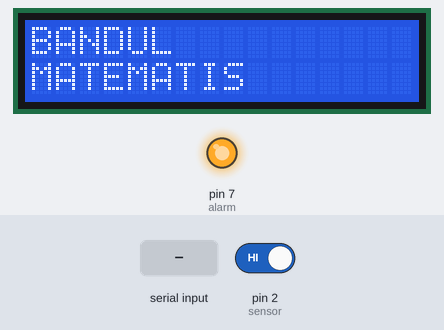
Bench run of a sketch on a simulated Arduino Uno, built with avr-gcc and run on an emulated ATmega328P. On the bench: 16×2 character LCD, output pins drawn as LEDs (lit = HIGH). The inputs (shaded band) are chosen by the test bench; at power-on: pin 2 (sensor) HIGH.

Above: at 2.1 s.
At 3.3 s:
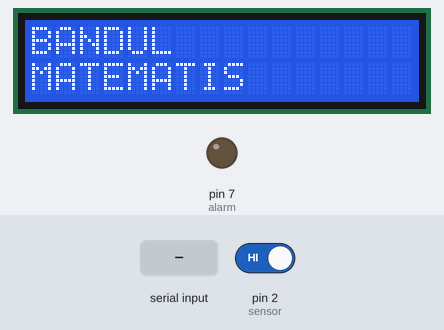
3.4 s: "90,45\n" received over Serial
At 4.1 s:
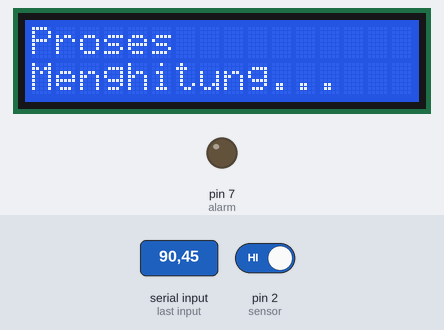
Timing chart, 0 to 6.4 s (numbered marks = the images above; inputs shaded):
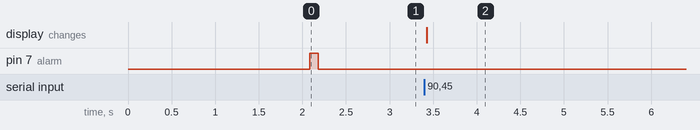

Measured:
- after the input at 3.4 s, the display: changes at once (image 2)

The sketch:

Kode_Program_RBL.ino
```cpp
#include <Wire.h>                // Library untuk I2C
#include <LiquidCrystal_I2C.h>   // Library untuk LCD I2C

LiquidCrystal_I2C lcd(0x27, 16, 2);  // LCD dengan alamat 0x27, ukuran 16x2

#define alarm 7
#define sensor 2

// Variabel dan data sensor
int nilai = 0, jumlah = 0;
float set_panjang = 0;
byte set_priode = 0;
float nilai_waktu = 0, T, T2, g;

void setup() {
  Serial.begin(9600);        // Serial monitor
  lcd.init();                // Inisialisasi LCD
  lcd.backlight();           // Nyalakan backlight
  pinMode(alarm, OUTPUT);
  attachInterrupt(digitalPinToInterrupt(sensor), hitungAyunan, FALLING);

  tampilkanPesan("BANDUL", "MATEMATIS");
  alarmSingkat();
}

void loop() {
  if (Serial.available() > 0) {
    // Membaca panjang tali dan periode dari Python
    set_panjang = Serial.parseFloat();
    set_priode = Serial.parseInt();

    // Menghitung gravitasi
    hitungGravitasi();
  }
}

void hitungGravitasi() {
  tampilkanPesan("Proses", "Menghitung...");

  nilai = 0; jumlah = 0; nilai_waktu = 0;
  while (jumlah < set_priode) {
    if (nilai >= 2) {
      jumlah++;
      nilai = 0;
    }
    nilai_waktu++;
    delay(1);
  }

  nilai_waktu /= 1000.0;  // Konversi ke detik
  T = nilai_waktu / set_priode;
  T2 = T * T;
  g = (39.43 * set_panjang / 100.0) / T2;

  // Kirim ke serial monitor
  Serial.println("L=" + String(set_panjang, 2) + ",T=" + String(T, 3) + ",g=" + String(g, 3));

  // Tampilkan hasil di LCD
  lcd.clear();
  lcd.setCursor(0, 0);
  lcd.print("g (m/s^2):");
  lcd.setCursor(0, 1);
  lcd.print(g, 3);  // tampilkan 3 angka di belakang koma

  alarmSingkat();
}


void hitungAyunan() {
  if (digitalRead(sensor) == LOW) {
    nilai++;
    alarmSingkat();
  }
}

void tampilkanPesan(String baris1, String baris2) {
  lcd.clear();
  lcd.setCursor(0, 0);
  lcd.print(baris1);
  lcd.setCursor(0, 1);
  lcd.print(baris2);
  delay(2000);
}

void alarmSingkat() {
  digitalWrite(alarm, HIGH);
  delay(100);
  digitalWrite(alarm, LOW);
}
```
